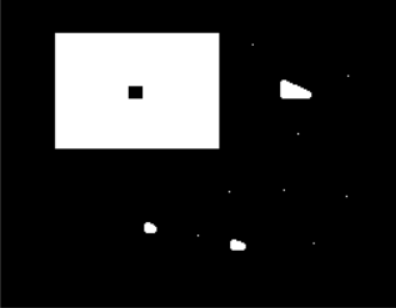
//> input picture images/morph.png, 396 x 308 px
$ ./068-图像形态学_黑帽操作_   (built with g++ and OpenCV 4)
//> lines starting //> are read from the running program, lines starting //| are printed output that depends on the picture; after the words box and inside, x2 and y2 are one past the last pixel; in counts of white or black regions, pixels touching at a corner belong together
#include <iostream>
#include <opencv2/opencv.hpp>

using namespace std;
using namespace cv;

/*
 * 图像形态学(黑帽操作)
 */
int main() {
    Mat src = imread("../images/morph.png");
//> src is the input picture: 308 rows x 396 cols, CV_8UC3; min 0, max 255, mean 41
    if (src.empty()) {
        cout << "could not load image.." << endl;
    }
    imshow("input", src);

    // 二值图像
    Mat gray, binary, result;
    cvtColor(src, gray, COLOR_BGR2GRAY);
    threshold(gray, binary, 0, 255, THRESH_BINARY | THRESH_OTSU);
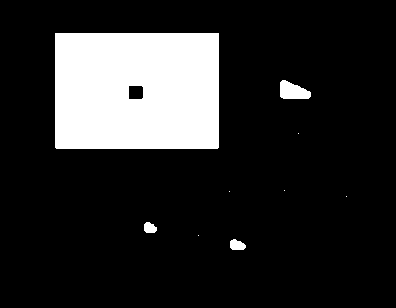
//> binary: 308 rows x 396 cols, CV_8UC1; 16% white; 9 white regions (5 under 20 px), largest, box (x1, y1, x2, y2) and area: (55, 33, 219, 149) 18842, (280, 80, 311, 99) 423, (230, 239, 246, 250) 135, (144, 222, 157, 233) 113

    // 黑帽操作
    Mat se = getStructuringElement(MORPH_RECT, Size(15, 15), Point(-1, -1));
    morphologyEx(binary, result, MORPH_CLOSE, se);
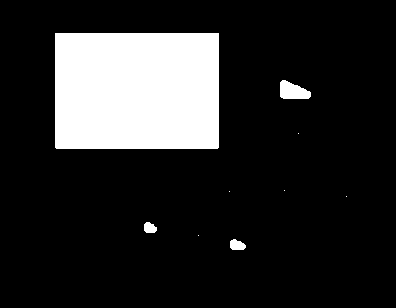
//> result: 308 rows x 396 cols, CV_8UC1; 16.2% white; 9 white regions (5 under 20 px), largest, box (x1, y1, x2, y2) and area: (55, 33, 219, 149) 19022, (280, 80, 311, 99) 423, (230, 239, 246, 250) 135, (144, 222, 157, 233) 113
    imshow("close_op", result);
    morphologyEx(binary, result, MORPH_BLACKHAT, se);
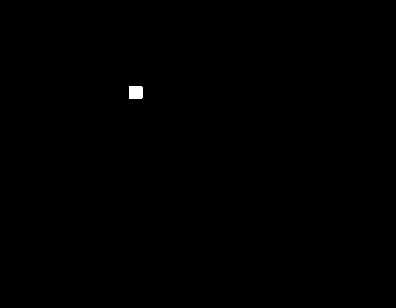
//> result: 308 rows x 396 cols, CV_8UC1; 0.15% white; 1 white region, box (x1, y1, x2, y2) and area: (129, 86, 143, 99) 180
    imshow("blackhat_op", result);

    waitKey(0);
    return 0;
}
